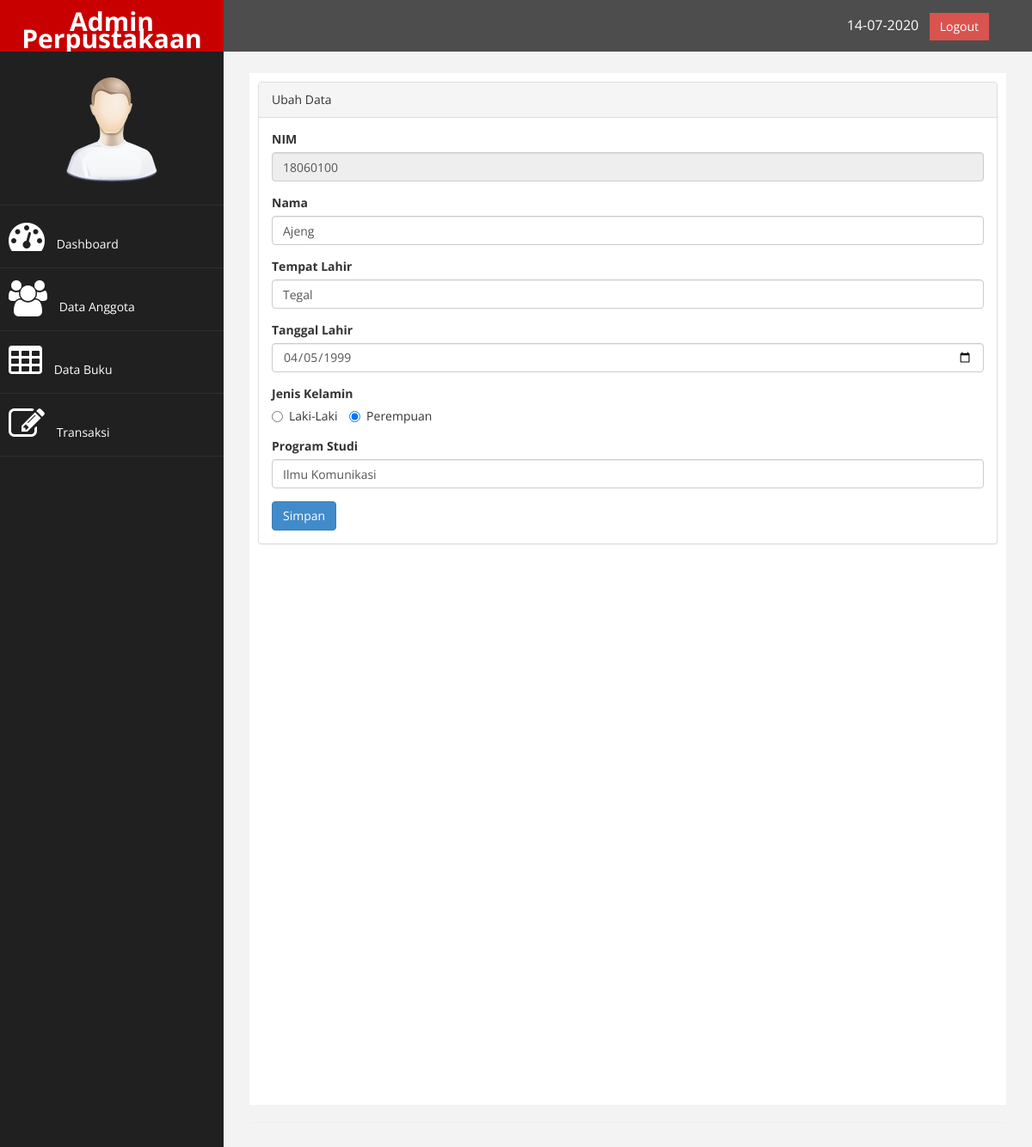
Page /index.php?page=anggota&aksi=ubah&id=18060100 (signed in) on the committed database.
### tables this page shows
CREATE TABLE `tb_anggota` (
  `nim` int(8) NOT NULL,
  `nama` varchar(150) NOT NULL,
  `tempat_lahir` varchar(100) NOT NULL,
  `tgl_lahir` date NOT NULL,
  `jk` enum('L','P') NOT NULL,
  `prodi` varchar(50) NOT NULL
);

### page/anggota/ubah_anggota.php (the view, shortened to what this page needs)
<?php
    $nim = @$_GET['id'];
    $sql = $koneksi->query("select * from tb_anggota where nim='$nim'");
    $tampil = $sql->fetch_assoc();
    $jkl = $tampil['jk'];
?>
<div class="panel panel-default">
<div class="panel-heading">
      Ubah Data
</div>
<div class="panel-body">
    <div class="row">
        <div class="col-md-12">
            <form method="POST">
                <div class="form-group">
                    <label>NIM</label>
                    <input class="form-control" name="nim" value="<?php echo $tampil['nim']?>" readonly/>
                </div>
				<div class="form-group">
                    <label>Nama</label>
                    <input class="form-control" name="nama" value="<?php echo $tampil['nama']?>"/>
                        </div>
						<div class="form-group">
                            <label>Tempat Lahir</label>
                            <input class="form-control" name="tempat_lahir" value="<?php echo $tampil['tempat_lahir']?>"/>
                        </div>
                        <div class="form-group">
                                <label>Tanggal Lahir</label>
                                <input class="form-control" type="date" name="tgl_lahir"  value="<?php echo $tampil['tgl_lahir']?>"/>
                            </div>
                        <div class="form-group">
                            <label>Jenis Kelamin</label></br>
                            <label class="radio-inline">
                                <input type="radio" value="L" name="jk" <?php echo($jkl=='L')?"checked":"" ?> /> Laki-Laki
                            </label>
                            <label class="radio-inline">
                                <input type="radio" value="P" name="jk" <?php echo($jkl=='P')?"checked":"" ?>/> Perempuan
                            </label>
                        </div>
						<div class="form-group">
                            <label>Program Studi</label>
                            <input class="form-control" name="prodi" value="<?php echo $tampil['prodi']?>"/>
                        </div>
							<div>
								<input type="submit" name="simpan" value="Simpan" class="btn btn-primary">
							</div>
						</div>
				</div>
            </div>
        </div>
</div>

### assets/css/custom.css (style rules this page uses)
body { font-family: 'Open Sans', sans-serif; }

### rows in the picture
tb_anggota: nim "18060100", nama "Ajeng", tempat_lahir "Tegal", tgl_lahir "04/05/1999", jk "☐ Laki-Laki", jk "☑ Perempuan", prodi "Ilmu Komunikasi"
